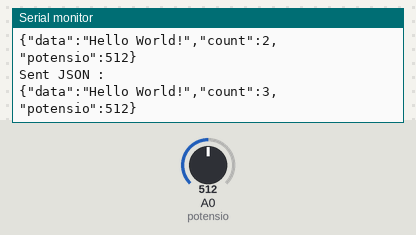
A sketch run on a simulated Arduino Uno, built with avr-gcc and run on an emulated ATmega328P. Parts: the last lines printed to the serial monitor. The test bench sets the inputs (shaded band); at power-on: A0 (potensio) = 512.

Above: at 1.2 s.
1.3 s: A0 (potensio) set to 716
At 1.44 s:
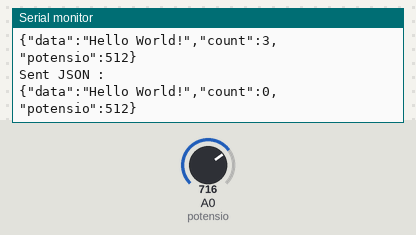
2.8 s: A0 (potensio) set to 900
At 2.93 s:
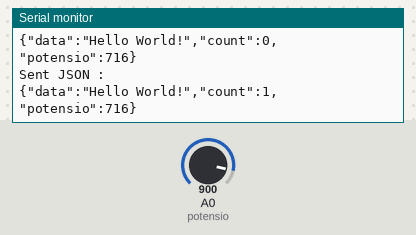
Timing chart, 0 to 5.8 s (numbered marks = the images above; inputs shaded):
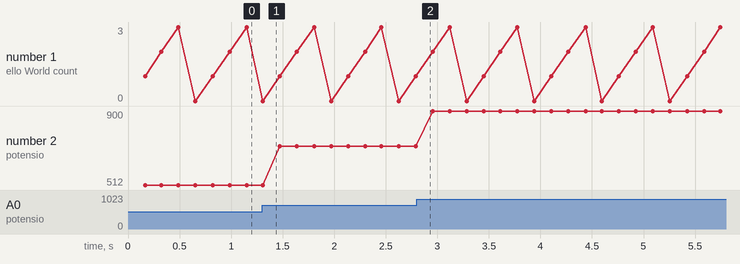

The sketch:

rs485_master.ino
```cpp
#include <ArduinoJson.h> // 6.15.2
#include <SoftwareSerial.h>

#define potensio A0

SoftwareSerial mySerial(2, 3); // RX, TX
int count = 0;
unsigned long myTimes ;

void setup() {
  Serial.begin(115200);
  mySerial.begin(9600);
  pinMode(3, OUTPUT);
  pinMode(3, 1);
}

void loop() {
  if (millis() - myTimes > 100UL) {
    count++;
    if (count == 4) {
      count = 0;
    }

    // Create a JSON object
    StaticJsonDocument<200> doc;
    doc["data"] = "Hello World!";
    doc["count"] = count;
    doc["potensio"] = analogRead(potensio);

    // Serialize JSON object to a string
    String jsonString;
    serializeJson(doc, jsonString);

    mySerial.println(jsonString);

    Serial.println("Sent JSON : ");
    Serial.println(jsonString);
    myTimes = millis();
  }
  delay(10);
}
```

Measured:
- plotted number 2: 512 → 716 after the input at 1.3 s, 716 → 900 after the input at 2.8 s
